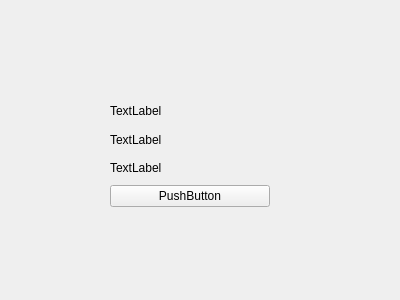
<?xml version="1.0" encoding="UTF-8"?>
<ui version="4.0">
 <class>BookWidget</class>
 <widget class="QWidget" name="BookWidget">
  <property name="geometry">
   <rect>
    <x>0</x>
    <y>0</y>
    <width>400</width>
    <height>300</height>
   </rect>
  </property>
  <property name="windowTitle">
   <string>Form</string>
  </property>
  <widget class="QWidget" name="verticalLayoutWidget">
   <property name="geometry">
    <rect>
     <x>110</x>
     <y>100</y>
     <width>160</width>
     <height>107</height>
    </rect>
   </property>
   <layout class="QVBoxLayout" name="verticalLayout">
    <item>
     <widget class="QLabel" name="coverLabel">
      <property name="text">
       <string>TextLabel</string>
      </property>
     </widget>
    </item>
    <item>
     <widget class="QLabel" name="titleLabel">
      <property name="text">
       <string>TextLabel</string>
      </property>
     </widget>
    </item>
    <item>
     <widget class="QLabel" name="authorLabel">
      <property name="text">
       <string>TextLabel</string>
      </property>
     </widget>
    </item>
    <item>
     <widget class="QPushButton" name="selectButton">
      <property name="text">
       <string>PushButton</string>
      </property>
     </widget>
    </item>
   </layout>
  </widget>
 </widget>
 <resources/>
 <connections/>
</ui>
